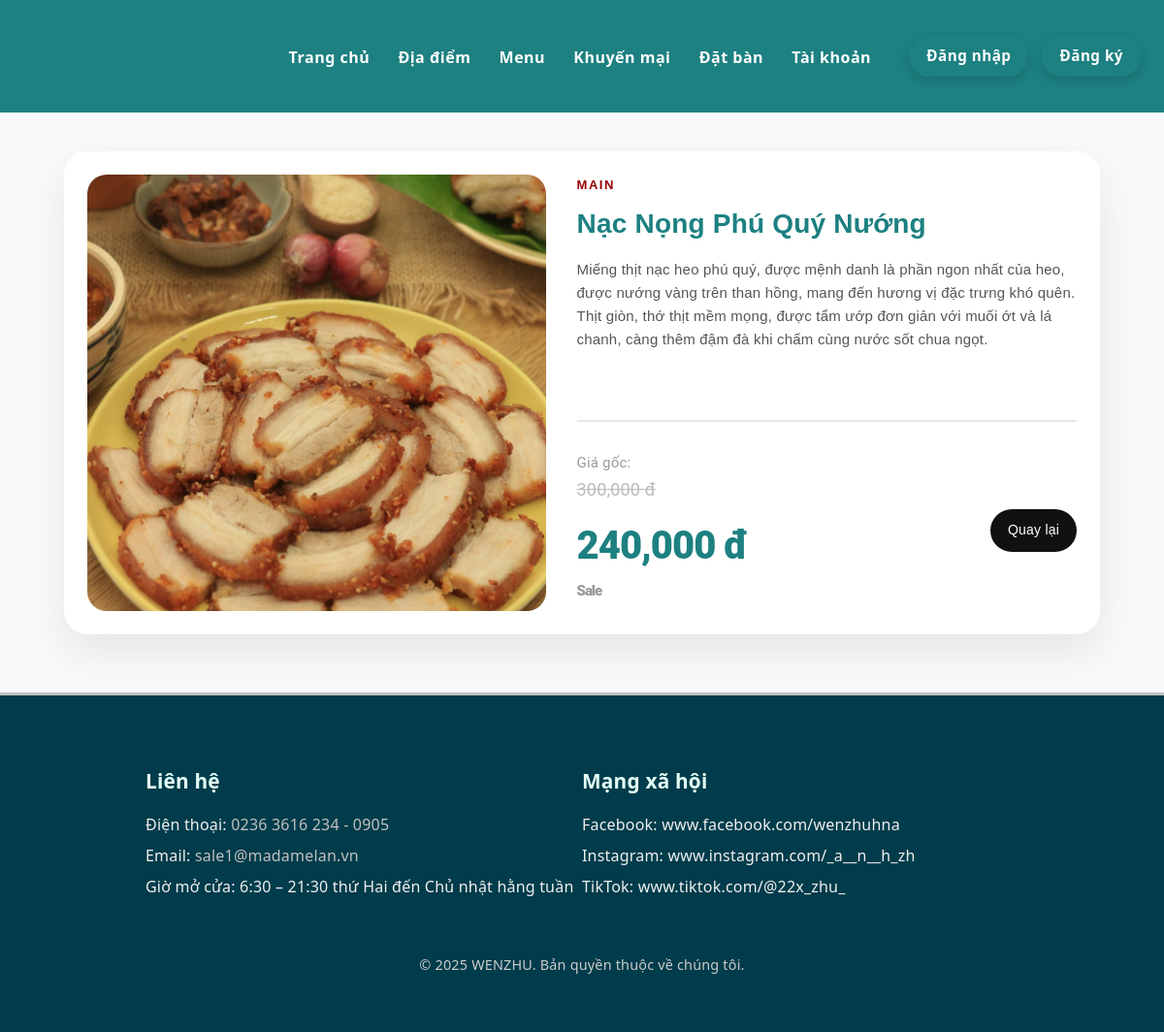
Screenshot of /detail.php?id=2 with the database file from the repository.
### tables this page shows
CREATE TABLE `menu_items` (
  `id` int(11) NOT NULL,
  `name` varchar(100) NOT NULL,
  `description` text DEFAULT NULL,
  `price` decimal(10,2) NOT NULL,
  `image_url` varchar(255) DEFAULT NULL,
  `category` enum('appetizer','main','dessert','drink') NOT NULL,
  `is_special` tinyint(1) DEFAULT 0,
  `is_available` tinyint(1) DEFAULT 1
);

CREATE TABLE `promotions` (
  `id` int(11) NOT NULL,
  `title` varchar(255) NOT NULL,
  `description` text DEFAULT NULL,
  `discount_type` enum('percent','fixed') NOT NULL DEFAULT 'percent',
  `discount_value` decimal(10,2) NOT NULL DEFAULT 0.00,
  `apply_to_menu_ids` text DEFAULT NULL,
  `apply_to_all` tinyint(1) NOT NULL DEFAULT 0,
  `coupon_code` varchar(50) NOT NULL,
  `image_url` varchar(255) DEFAULT NULL,
  `start_at` datetime DEFAULT NULL,
  `end_at` datetime DEFAULT NULL,
  `active` tinyint(1) NOT NULL DEFAULT 1,
  `created_at` datetime NOT NULL DEFAULT current_timestamp()
);

CREATE TABLE `settings` (
  `id` int(11) NOT NULL,
  `restaurant_name` varchar(100) DEFAULT NULL,
  `address` text DEFAULT NULL,
  `phone` varchar(20) DEFAULT NULL,
  `email` varchar(100) DEFAULT NULL,
  `open_hours` varchar(100) DEFAULT NULL,
  `social_links` longtext DEFAULT NULL
);

### includes/db.php (called while the page is built, shortened)
<?php
spl_autoload_register(function ($class) {
    $prefixes = [
        'App\\Controllers\\' => __DIR__ . '/../controllers/',
        'App\\Models\\'      => __DIR__ . '/classes/',
        'App\\Components\\'  => __DIR__ . '/classes/',
        'App\\'              => __DIR__ . '/classes/',
    ];
    foreach ($prefixes as $prefix => $baseDir) {
        $len = strlen($prefix);
        $relative = substr($class, $len);
        $file = $baseDir . str_replace('\\', '/', $relative) . '.php';
        if (is_file($file)) {
            return;
        }
    }
});
require_once __DIR__ . '/classes/db.php';
require_once __DIR__ . '/classes/models.php';

### controllers/MenuController.php (called while the page is built, shortened)
<?php
final class MenuController
{
    public function detailWithPromotion(): array
    {
        $id = isset($_GET['id']) ? (int)$_GET['id'] : 0;
        $menuData = Menu::getItemWithPromotion($id);
        return [
            'item' => $menuData,
            'error' => ''
        ];
    }
}

### includes/classes/models.php (called while the page is built, shortened)
<?php
final class Menu {
    public static function getItemWithPromotion(int $menuItemId): ?array
    {
        $db = Db::conn();
        $stmt = $db->prepare("SELECT * FROM menu_items WHERE id = ? AND is_available = 1");
        $stmt->bind_param("i", $menuItemId);
        $stmt->execute();
        $menuItem = $stmt->get_result()->fetch_assoc();
        $promotion = self::getApplicablePromotion($menuItemId);
        return self::calculatePriceWithPromotion($menuItem, $promotion);
    }
    private static function getApplicablePromotion(int $menuItemId): ?array
    {
        $db = Db::conn();
        $now = date('Y-m-d H:i:s');
        $sql = "SELECT * FROM promotions
                WHERE active = 1
                AND start_at <= ?
                AND end_at >= ?
                AND (apply_to_all = 1
                     OR FIND_IN_SET(?, apply_to_menu_ids))
                ORDER BY discount_value DESC
                LIMIT 1";
        $stmt = $db->prepare($sql);
        $stmt->bind_param("ssi", $now, $now, $menuItemId);
        $stmt->execute();
        return $stmt->get_result()->fetch_assoc();
    }
    private static function calculatePriceWithPromotion(array $menuItem, ?array $promotion): array
    {
        $originalPrice = (float)$menuItem['price'];
        $finalPrice = $originalPrice;
        $discountAmount = 0;
        if ($promotion) {
            if ($promotion['discount_type'] === 'percent') {
                $discountAmount = ($originalPrice * $promotion['discount_value']) / 100;
            } else {
                $discountAmount = (float)$promotion['discount_value'];
            }
            $finalPrice = max(0, $originalPrice - $discountAmount);
        }
        return [
            'item' => $menuItem,
            'promotion' => $promotion,
            'original_price' => $originalPrice,
            'discount_amount' => $discountAmount,
            'final_price' => $finalPrice,
            'has_promotion' => !empty($promotion)
        ];
    }
}
final class Setting {
    public static function one(): ?array {
        try {
            $res = Db::conn()->query("SELECT * FROM settings ORDER BY id DESC LIMIT 1");
            return $res? $res->fetch_assoc() : null;
        } catch (\Throwable $e) {
            return null;
        }
    }
}

### includes/classes/db.php (called while the page is built, shortened)
<?php
final class Db {
    private static ?\mysqli $conn = null;
    public static function conn(): \mysqli {
        if (!self::$conn) {
            self::$conn = new \mysqli('localhost', 'root', '', 'restaurant_db');
            self::$conn->set_charset('utf8mb4');
        }
        return self::$conn;
    }
}

### controllers/SettingController.php (called while the page is built, shortened)
<?php
final class SettingController
{
    public function getPublic(): array
    {
        return Setting::one() ?? [
            'restaurant_name' => 'WENZHU',
            'address'         => 'Chưa cập nhật địa chỉ',
            'open_hours'      => 'Chưa cập nhật giờ mở cửa',
            'phone'           => 'Chưa cập nhật',
            'email'           => 'Chưa cập nhật',
            'social_links'    => '{}',
        ];
    }
    public function getSetting(): array
    {
        return $this->getPublic();
    }
}

### detail.php (the view, shortened to what this page needs)
<?php
include 'includes/db.php';
$ctrl  = new MenuController();
$data  = $ctrl->detailWithPromotion();
$item  = $data['item'] ?? null;
$error = $data['error'] ?? '';
?>
<?php include 'header.php'; ?>
<section class="menu-detail-section">
  <?php if ($error): ?>
    <div class="menu-detail-card">
      <h2><?= htmlspecialchars($error) ?></h2>
      <p>Có thể món đã bị xoá hoặc tạm ẩn khỏi thực đơn.</p>
      <a href="menu.php" class="btn-back">Quay lại</a>
    </div>
  <?php else: ?>
    <?php
      $name     = htmlspecialchars($item['item']['name'] ?? 'Món ăn');
      $desc     = nl2br(htmlspecialchars($item['item']['description'] ?? ''));
      $image    = htmlspecialchars($item['item']['image_url'] ?? '');
      $category = htmlspecialchars($item['item']['category'] ?? '');
      $hasPromotion = !empty($item['has_promotion']);
      $finalPrice = number_format($item['final_price'] ?? 0);
      $originalPriceFormatted = number_format($item['original_price'] ?? 0);
    ?>
    <div class="menu-detail-card">
      <div class="menu-detail-image">
        <?php if ($image): ?>
          <img src="admin/<?= $image ?>" alt="<?= $name ?>">
        <?php else: ?>
          <div class="no-image">Không có hình ảnh</div>
        <?php endif; ?>
      </div>
      <div class="menu-detail-info">
        <span class="menu-detail-category"><?= $category ?: 'Món ăn' ?></span>
        <h1><?= $name ?></h1>
        <p class="menu-detail-desc"><?= $desc ?></p>
        <div class="menu-detail-bottom">
          <div class="menu-detail-price">
            <?php if ($hasPromotion): ?>
              <span>Giá gốc: <span class="original-price"><?= $originalPriceFormatted ?> đ</span></span>
              <strong class="final-price"><?= $finalPrice ?> đ <span class="badge-sale-detail">Sale</span></strong>            <?php else: ?>
              <span>Giá</span>
              <strong><?= $finalPrice ?> đ</strong>
            <?php endif; ?>
          </div>
          <a href="menu.php" class="btn-back">Quay lại</a>
        </div>
      </div>
    </div>
  <?php endif; ?>
</section>
<?php include 'footer.php'; ?>

### footer.php (shortened to what this page needs)
<?php
require_once __DIR__ . '/includes/db.php';
$controller = new SettingController();
$settings   = $controller->getSetting();
$socialLinks = json_decode($settings['social_links'] ?? '{}', true) ?: [];
$platformNames = [
  'facebook'  => 'Facebook',
  'instagram' => 'Instagram',
  'tiktok'    => 'TikTok',
];
?>
<footer>
  <div class="footer-container">
    <div class="footer-section contact">
      <h3>Liên hệ</h3>
      <p>Điện thoại:
        <a href="tel:<?= htmlspecialchars($settings['phone'] ?? '') ?>">
          <?= htmlspecialchars($settings['phone'] ?? 'Chưa cập nhật') ?>
        </a>
      </p>
      <p>Email:
        <a href="mailto:<?= htmlspecialchars($settings['email'] ?? '') ?>">
          <?= htmlspecialchars($settings['email'] ?? 'Chưa cập nhật') ?>
        </a>
      </p>
      <p>Giờ mở cửa: <?= htmlspecialchars($settings['open_hours'] ?? 'Chưa cập nhật') ?></p>
    </div>
    <div class="footer-section social-links">
      <h3>Mạng xã hội</h3>
      <?php if (!empty($socialLinks)): ?>
        <?php foreach ($socialLinks as $platform => $url): ?>
          <?php
            $displayName = $platformNames[$platform] ?? ucfirst($platform);
            $displayUrl  = preg_replace('#^https?://#', '', rtrim($url, '/'));
          ?>
          <p>
            <?= htmlspecialchars($displayName) ?>:
            <a href="<?= htmlspecialchars($url) ?>" target="_blank" rel="noopener noreferrer">
              <?= htmlspecialchars($displayUrl) ?>
            </a>
          </p>
        <?php endforeach; ?>
      <?php else: ?>
        <p>Chưa cập nhật</p>
      <?php endif; ?>
    </div>
  </div>
  <p class="copy">&copy; 2025 WENZHU. Bản quyền thuộc về chúng tôi.</p>
</footer>

### assets/css/style.css (style rules this page uses)
html, body { max-width: 100%; overflow-x: hidden; }
img { max-width: 100%; height: auto; display: block; }
:root { --primary: #1d8081; --secondary: #C0C0C0; --accent: #e4fff5; --light-bg: #F8F9FA; --text-dark: #1E1E1E; --text-light: #6A7F9A; --hover: #2C5F60; }
body { margin: 0; padding: 0; background: var(--light-bg); color: var(--text-dark); font-size: 18px; line-height: 1.7; -webkit-font-smoothing: antialiased; -moz-osx-font-smoothing: grayscale; letter-spacing: 0.2px; font-family: "Be Vietnam Pro", system-ui, -apple-system, Segoe UI, Roboto, "Helvetica Neue", Arial, "Noto Sans", sans-serif; }
h1 { font-family: "Playfair Display", Georgia, "Times New Roman", serif; color: var(--primary); line-height: 1.2; margin: 0 0 0.6em; font-weight: 700; letter-spacing: 0.2px; }
h1 { font-size: clamp(2.3rem, 3.2vw + 1rem, 3.2rem); }
footer { background-color: #003c4b ; color: #f0f0f0; padding: 50px 20px; border-top: 3px solid var(--secondary); }
footer .footer-container { display: flex; justify-content: space-between; max-width: 900px; margin: 0 auto; flex-wrap: wrap; }
footer .footer-section { flex: 1 1 45%; margin-bottom: 20px; min-width: 250px; }
footer h3 { font-size: 1.3rem; margin-bottom: 15px; color: var(--accent); font-weight: 700; }
footer p { margin: 8px 0; font-size: 1rem; line-height: 1.5; }
footer a { color: var(--secondary); text-decoration: none; transition: color 0.3s ease; }
footer > p.copy { margin-top: 30px; font-size: 0.9rem; color: #ccc; text-align: center; }
.menu-detail-section { max-width: 1100px; margin: 40px auto 60px; padding: 0 16px; font-family: 'Arial', 'Helvetica', sans-serif; }
.menu-detail-card { display: grid; grid-template-columns: minmax(0, 1.1fr) minmax(0, 1.2fr); gap: 32px; background: #ffffff; border-radius: 24px; box-shadow: 0 18px 40px rgba(0,0,0,0.08); overflow: hidden; padding: 24px; }
.menu-detail-image { border-radius: 20px; overflow: hidden; background: #f5f5f5; max-height: 450px; }
.menu-detail-image img { width: 100%; height: 100%; max-height: 450px; object-fit: cover; display: block; transform: scale(1.02); transition: transform .35s ease; }
.menu-detail-info { display:flex; flex-direction:column; gap: 12px; }
.menu-detail-category { font-size: 13px; text-transform: uppercase; letter-spacing: .12em; color:#970000; font-weight:600; }
.menu-detail-info h1 { font-size: 28px; margin: 0; font-family: 'Arial', 'Helvetica', sans-serif; font-weight: 700; }
.menu-detail-desc { margin-top: 6px; color:#555; line-height: 1.6; font-size: 15px; }
.menu-detail-bottom { margin-top: auto; display: flex; justify-content: space-between; align-items: center; gap: 24px; padding-top: 30px; border-top: 2px solid #e8e8e8; }
.menu-detail-price { flex: 1; }
.menu-detail-price span { font-size: 15px; color: #999; font-family: 'Roboto', 'Arial', 'Helvetica', sans-serif; display: block; margin-bottom: 8px; }
.menu-detail-price strong { display: block; font-size: 40px; color: var(--primary); font-family: 'Roboto', 'Arial', 'Helvetica', sans-serif; font-weight: 900; letter-spacing: -1px; }
.original-price { text-decoration: line-through; color: #bbb !important; font-size: 18px !important; margin-right: 8px; font-weight: 400 !important; }
.btn-back { display:inline-flex; align-items:center; justify-content:center; padding: 10px 18px; border-radius:999px; background:#111; color:#fff; text-decoration:none; font-size:14px; font-weight:500; transition: opacity .15s, transform .15s, box-shadow .15s; }
footer .social-links, footer .social-links * { background: none !important; border: 0 !important; box-shadow: none !important; }
footer .social-links a { color: inherit !important; text-decoration: none !important; border: 0 !important; }
*, *::before, *::after { box-sizing: border-box; }

### rows the page displays
menu_items: image_url (picture), category "MAIN", name "Nạc Nọng Phú Quý Nướng", desc "Miếng thịt nạc heo phú quý, được mệnh danh là phần ngon nhất của heo, được nướng vàng trên than hồng, mang đến hương vị đặc trưng khó quên. Thịt giòn, thớ thịt mềm mọng, được tẩm ướp đơn giản với muối ớt và lá chanh, càng thêm đậm đà khi chấm cùng nước sốt chua ngọt.", price.discount_value "300,000", price.discount_value "240,000"
settings: phone "0236 3616 234 - 0905", email "sale1@madamelan.vn", open_hours "6:30 – 21:30 thứ Hai đến Chủ nhật hằng tuần", social_links "www.facebook.com/wenzhuhna", social_links "www.instagram.com/_a__n__h_zh", social_links "www.tiktok.com/@22x_zhu_"

### other values shown
$displayName "Facebook"
$displayName "Instagram"
$displayName "TikTok"
